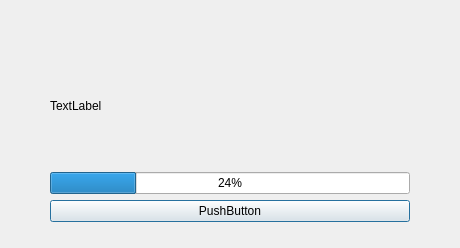
<?xml version="1.0" encoding="UTF-8"?>
<ui version="4.0">
 <class>ProgressDialog</class>
 <widget class="QDialog" name="ProgressDialog">
  <property name="geometry">
   <rect>
    <x>0</x>
    <y>0</y>
    <width>460</width>
    <height>248</height>
   </rect>
  </property>
  <property name="windowTitle">
   <string>Dialog</string>
  </property>
  <layout class="QVBoxLayout" name="verticalLayout">
   <property name="leftMargin">
    <number>50</number>
   </property>
   <property name="topMargin">
    <number>46</number>
   </property>
   <property name="rightMargin">
    <number>50</number>
   </property>
   <property name="bottomMargin">
    <number>26</number>
   </property>
   <item>
    <widget class="QLabel" name="label">
     <property name="text">
      <string>TextLabel</string>
     </property>
    </widget>
   </item>
   <item>
    <widget class="QProgressBar" name="progressBar">
     <property name="value">
      <number>24</number>
     </property>
    </widget>
   </item>
   <item>
    <widget class="QPushButton" name="pushButton">
     <property name="text">
      <string>PushButton</string>
     </property>
    </widget>
   </item>
  </layout>
 </widget>
 <resources/>
 <connections/>
</ui>
